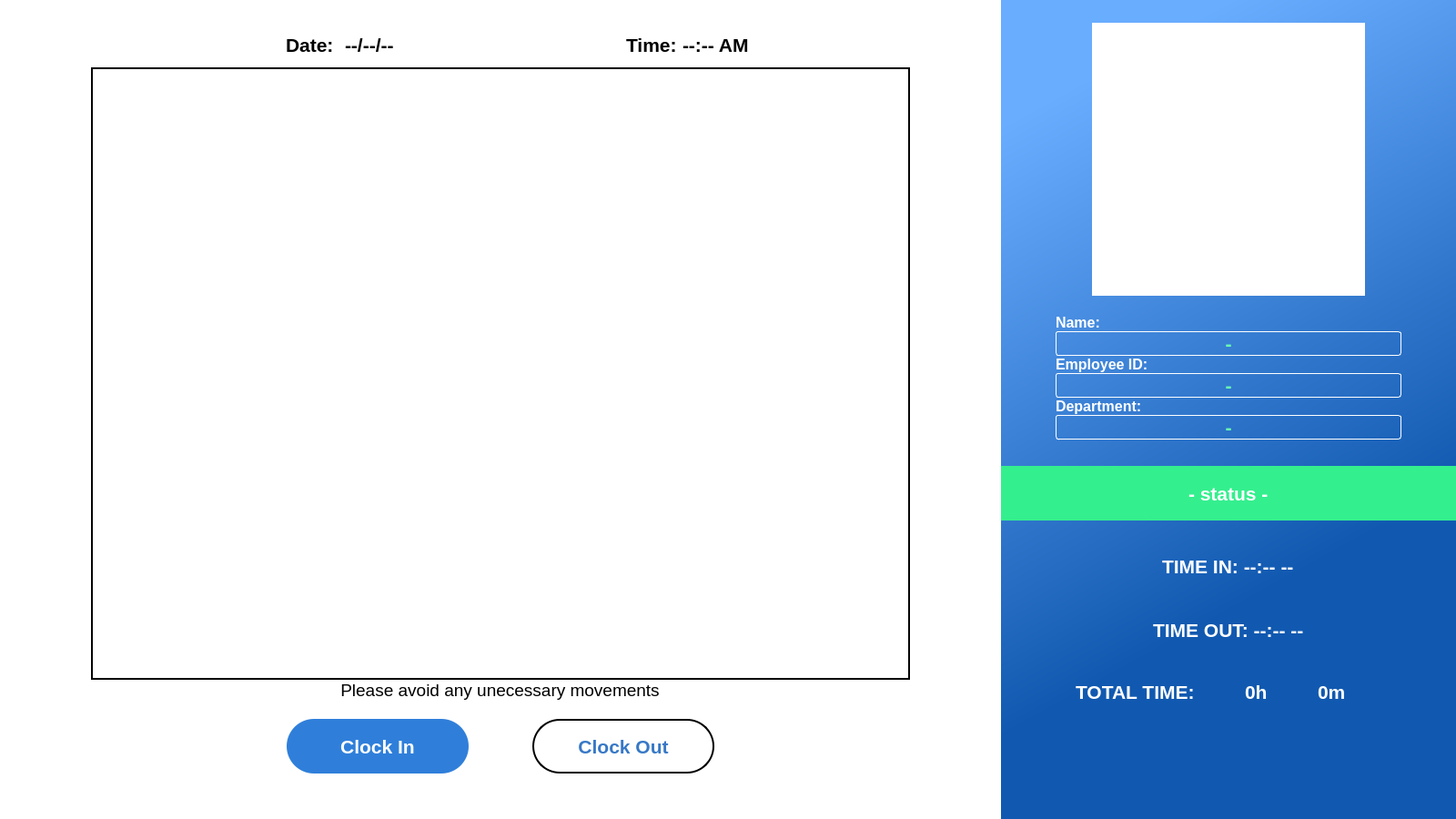
<?xml version="1.0" encoding="UTF-8"?>
<ui version="4.0">
 <class>MainWindow</class>
 <widget class="QMainWindow" name="MainWindow">
  <property name="geometry">
   <rect>
    <x>0</x>
    <y>0</y>
    <width>1600</width>
    <height>900</height>
   </rect>
  </property>
  <property name="windowTitle">
   <string>Employee Window</string>
  </property>
  <property name="windowIcon">
   <iconset>
    <normaloff>icons/logo.png</normaloff>icons/logo.png</iconset>
  </property>
  <widget class="QWidget" name="centralwidget">
   <property name="styleSheet">
    <string notr="true">#centralwidget {
	background-color: white;
}

#rightWidget {
	background-color: qlineargradient(spread:pad, x1:0.799, y1:0.971591, x2:0.5, y2:0, stop:0.298507 rgba(17, 89, 176, 255), stop:1 rgba(105, 173, 255, 255));
}</string>
   </property>
   <layout class="QHBoxLayout" name="horizontalLayout">
    <property name="spacing">
     <number>0</number>
    </property>
    <property name="leftMargin">
     <number>0</number>
    </property>
    <property name="topMargin">
     <number>0</number>
    </property>
    <property name="rightMargin">
     <number>0</number>
    </property>
    <property name="bottomMargin">
     <number>0</number>
    </property>
    <item alignment="Qt::AlignHCenter">
     <widget class="QWidget" name="leftWidget" native="true">
      <property name="minimumSize">
       <size>
        <width>0</width>
        <height>0</height>
       </size>
      </property>
      <layout class="QVBoxLayout" name="verticalLayout_6">
       <property name="spacing">
        <number>0</number>
       </property>
       <property name="leftMargin">
        <number>0</number>
       </property>
       <property name="topMargin">
        <number>11</number>
       </property>
       <property name="rightMargin">
        <number>0</number>
       </property>
       <property name="bottomMargin">
        <number>50</number>
       </property>
       <item>
        <widget class="QWidget" name="widget_5" native="true">
         <property name="sizePolicy">
          <sizepolicy hsizetype="Preferred" vsizetype="Minimum">
           <horstretch>0</horstretch>
           <verstretch>0</verstretch>
          </sizepolicy>
         </property>
         <property name="minimumSize">
          <size>
           <width>150</width>
           <height>0</height>
          </size>
         </property>
         <layout class="QVBoxLayout" name="verticalLayout_7">
          <property name="leftMargin">
           <number>0</number>
          </property>
          <property name="topMargin">
           <number>0</number>
          </property>
          <property name="rightMargin">
           <number>0</number>
          </property>
          <property name="bottomMargin">
           <number>0</number>
          </property>
          <item alignment="Qt::AlignHCenter">
           <widget class="QLabel" name="label_2">
            <property name="sizePolicy">
             <sizepolicy hsizetype="Preferred" vsizetype="Preferred">
              <horstretch>0</horstretch>
              <verstretch>0</verstretch>
             </sizepolicy>
            </property>
            <property name="minimumSize">
             <size>
              <width>0</width>
              <height>0</height>
             </size>
            </property>
            <property name="text">
             <string/>
            </property>
            <property name="pixmap">
             <pixmap>icons/recognitionRangers.png</pixmap>
            </property>
            <property name="alignment">
             <set>Qt::AlignCenter</set>
            </property>
           </widget>
          </item>
         </layout>
        </widget>
       </item>
       <item alignment="Qt::AlignHCenter|Qt::AlignBottom">
        <widget class="QWidget" name="widget_6" native="true">
         <property name="sizePolicy">
          <sizepolicy hsizetype="MinimumExpanding" vsizetype="MinimumExpanding">
           <horstretch>0</horstretch>
           <verstretch>0</verstretch>
          </sizepolicy>
         </property>
         <property name="maximumSize">
          <size>
           <width>16777215</width>
           <height>80</height>
          </size>
         </property>
         <layout class="QHBoxLayout" name="horizontalLayout_3">
          <property name="spacing">
           <number>200</number>
          </property>
          <property name="leftMargin">
           <number>0</number>
          </property>
          <property name="topMargin">
           <number>0</number>
          </property>
          <property name="rightMargin">
           <number>0</number>
          </property>
          <property name="bottomMargin">
           <number>0</number>
          </property>
          <item alignment="Qt::AlignLeft|Qt::AlignBottom">
           <widget class="QWidget" name="widget_10" native="true">
            <layout class="QHBoxLayout" name="horizontalLayout_4">
             <item>
              <widget class="QLabel" name="dateIcon">
               <property name="minimumSize">
                <size>
                 <width>31</width>
                 <height>31</height>
                </size>
               </property>
               <property name="maximumSize">
                <size>
                 <width>31</width>
                 <height>31</height>
                </size>
               </property>
               <property name="font">
                <font>
                 <pointsize>10</pointsize>
                </font>
               </property>
               <property name="text">
                <string/>
               </property>
               <property name="pixmap">
                <pixmap>icons/calendar.png</pixmap>
               </property>
               <property name="scaledContents">
                <bool>true</bool>
               </property>
              </widget>
             </item>
             <item>
              <widget class="QLabel" name="Date">
               <property name="font">
                <font>
                 <family>Segoe UI</family>
                 <pointsize>16</pointsize>
                 <weight>75</weight>
                 <bold>true</bold>
                </font>
               </property>
               <property name="text">
                <string>Date: </string>
               </property>
              </widget>
             </item>
             <item>
              <widget class="QLabel" name="Date_Label">
               <property name="font">
                <font>
                 <family>Segoe UI</family>
                 <pointsize>16</pointsize>
                 <weight>75</weight>
                 <bold>true</bold>
                </font>
               </property>
               <property name="text">
                <string>--/--/--</string>
               </property>
              </widget>
             </item>
            </layout>
           </widget>
          </item>
          <item alignment="Qt::AlignRight|Qt::AlignBottom">
           <widget class="QWidget" name="widget_11" native="true">
            <layout class="QHBoxLayout" name="horizontalLayout_5">
             <item>
              <widget class="QLabel" name="clockIcon">
               <property name="minimumSize">
                <size>
                 <width>31</width>
                 <height>31</height>
                </size>
               </property>
               <property name="maximumSize">
                <size>
                 <width>31</width>
                 <height>31</height>
                </size>
               </property>
               <property name="text">
                <string/>
               </property>
               <property name="pixmap">
                <pixmap>icons/clock.png</pixmap>
               </property>
               <property name="scaledContents">
                <bool>true</bool>
               </property>
              </widget>
             </item>
             <item>
              <widget class="QLabel" name="Time">
               <property name="font">
                <font>
                 <family>Segoe UI</family>
                 <pointsize>16</pointsize>
                 <weight>75</weight>
                 <bold>true</bold>
                </font>
               </property>
               <property name="text">
                <string>Time:</string>
               </property>
              </widget>
             </item>
             <item>
              <widget class="QLabel" name="Time_Label">
               <property name="font">
                <font>
                 <family>Segoe UI</family>
                 <pointsize>16</pointsize>
                 <weight>75</weight>
                 <bold>true</bold>
                </font>
               </property>
               <property name="text">
                <string>--:-- AM</string>
               </property>
              </widget>
             </item>
            </layout>
           </widget>
          </item>
         </layout>
        </widget>
       </item>
       <item alignment="Qt::AlignHCenter">
        <widget class="QWidget" name="widget_7" native="true">
         <property name="sizePolicy">
          <sizepolicy hsizetype="Expanding" vsizetype="Expanding">
           <horstretch>0</horstretch>
           <verstretch>0</verstretch>
          </sizepolicy>
         </property>
         <property name="minimumSize">
          <size>
           <width>0</width>
           <height>0</height>
          </size>
         </property>
         <property name="maximumSize">
          <size>
           <width>16777215</width>
           <height>16777215</height>
          </size>
         </property>
         <property name="styleSheet">
          <string notr="true"/>
         </property>
         <layout class="QVBoxLayout" name="verticalLayout_8">
          <property name="spacing">
           <number>0</number>
          </property>
          <property name="leftMargin">
           <number>0</number>
          </property>
          <property name="topMargin">
           <number>0</number>
          </property>
          <property name="rightMargin">
           <number>0</number>
          </property>
          <property name="bottomMargin">
           <number>0</number>
          </property>
          <item alignment="Qt::AlignHCenter">
           <widget class="QLabel" name="imgLabel">
            <property name="sizePolicy">
             <sizepolicy hsizetype="Minimum" vsizetype="Minimum">
              <horstretch>0</horstretch>
              <verstretch>0</verstretch>
             </sizepolicy>
            </property>
            <property name="minimumSize">
             <size>
              <width>900</width>
              <height>500</height>
             </size>
            </property>
            <property name="maximumSize">
             <size>
              <width>16777215</width>
              <height>16777215</height>
             </size>
            </property>
            <property name="styleSheet">
             <string notr="true">background-color: white;
border: 2px solid black;
</string>
            </property>
            <property name="text">
             <string/>
            </property>
            <property name="scaledContents">
             <bool>true</bool>
            </property>
           </widget>
          </item>
         </layout>
        </widget>
       </item>
       <item alignment="Qt::AlignHCenter|Qt::AlignTop">
        <widget class="QWidget" name="widget_8" native="true">
         <property name="maximumSize">
          <size>
           <width>16777215</width>
           <height>50</height>
          </size>
         </property>
         <layout class="QVBoxLayout" name="verticalLayout_9">
          <property name="leftMargin">
           <number>0</number>
          </property>
          <property name="topMargin">
           <number>0</number>
          </property>
          <property name="rightMargin">
           <number>0</number>
          </property>
          <property name="bottomMargin">
           <number>20</number>
          </property>
          <item alignment="Qt::AlignHCenter">
           <widget class="QLabel" name="label_3">
            <property name="font">
             <font>
              <family>Segoe UI</family>
              <pointsize>14</pointsize>
             </font>
            </property>
            <property name="text">
             <string>Please avoid any unecessary movements</string>
            </property>
            <property name="alignment">
             <set>Qt::AlignCenter</set>
            </property>
           </widget>
          </item>
         </layout>
        </widget>
       </item>
       <item alignment="Qt::AlignHCenter|Qt::AlignVCenter">
        <widget class="QWidget" name="widget_9" native="true">
         <property name="sizePolicy">
          <sizepolicy hsizetype="Preferred" vsizetype="Expanding">
           <horstretch>0</horstretch>
           <verstretch>0</verstretch>
          </sizepolicy>
         </property>
         <property name="minimumSize">
          <size>
           <width>0</width>
           <height>60</height>
          </size>
         </property>
         <property name="styleSheet">
          <string notr="true">
#ClockInButton, #BreakInButton {
	background-color: rgb(47, 127, 218);
	color: white; 	
	border-radius: 30px;
}

#ClockInButton:hover, #BreakInButton:hover {
	background-color: qlineargradient(spread:pad, x1:0.5, y1:1, x2:0.5, y2:0, stop:0 rgba(0, 83, 178, 255), stop:0.567164 rgba(56, 144, 244, 255));
}

#ClockOutButton, #BreakOutButton {
	background-color: white;
	color: #3778C6; 
	border: 2px solid black;
	border-radius: 30px;
}


#ClockOutButton:hover, #BreakOutButton:hover {
	background-color: qlineargradient(spread:pad, x1:0.5, y1:1, x2:0.5, y2:0, stop:0.174129 rgba(202, 202, 202, 255), stop:0.517413 rgba(255, 255, 255, 255));
}</string>
         </property>
         <layout class="QHBoxLayout" name="horizontalLayout_6">
          <property name="spacing">
           <number>70</number>
          </property>
          <property name="leftMargin">
           <number>0</number>
          </property>
          <property name="topMargin">
           <number>0</number>
          </property>
          <property name="rightMargin">
           <number>0</number>
          </property>
          <property name="bottomMargin">
           <number>0</number>
          </property>
          <item>
           <widget class="QPushButton" name="ClockInButton">
            <property name="minimumSize">
             <size>
              <width>200</width>
              <height>0</height>
             </size>
            </property>
            <property name="maximumSize">
             <size>
              <width>200</width>
              <height>60</height>
             </size>
            </property>
            <property name="font">
             <font>
              <family>Segoe UI</family>
              <pointsize>16</pointsize>
              <weight>75</weight>
              <bold>true</bold>
             </font>
            </property>
            <property name="autoFillBackground">
             <bool>false</bool>
            </property>
            <property name="styleSheet">
             <string notr="true"/>
            </property>
            <property name="text">
             <string>Clock In</string>
            </property>
            <property name="icon">
             <iconset resource="resource.qrc">
              <normaloff>:/icons/icons/log-in.png</normaloff>:/icons/icons/log-in.png</iconset>
            </property>
            <property name="iconSize">
             <size>
              <width>30</width>
              <height>30</height>
             </size>
            </property>
            <property name="checkable">
             <bool>true</bool>
            </property>
            <property name="default">
             <bool>false</bool>
            </property>
            <property name="flat">
             <bool>false</bool>
            </property>
           </widget>
          </item>
          <item>
           <widget class="QPushButton" name="ClockOutButton">
            <property name="minimumSize">
             <size>
              <width>200</width>
              <height>0</height>
             </size>
            </property>
            <property name="maximumSize">
             <size>
              <width>200</width>
              <height>60</height>
             </size>
            </property>
            <property name="font">
             <font>
              <family>Segoe UI</family>
              <pointsize>16</pointsize>
              <weight>75</weight>
              <bold>true</bold>
             </font>
            </property>
            <property name="autoFillBackground">
             <bool>false</bool>
            </property>
            <property name="styleSheet">
             <string notr="true"/>
            </property>
            <property name="text">
             <string>Clock Out</string>
            </property>
            <property name="icon">
             <iconset resource="resource.qrc">
              <normaloff>:/icons/icons/log-out.png</normaloff>:/icons/icons/log-out.png</iconset>
            </property>
            <property name="checkable">
             <bool>true</bool>
            </property>
            <property name="default">
             <bool>false</bool>
            </property>
           </widget>
          </item>
         </layout>
        </widget>
       </item>
      </layout>
     </widget>
    </item>
    <item>
     <widget class="QWidget" name="rightWidget" native="true">
      <property name="minimumSize">
       <size>
        <width>500</width>
        <height>0</height>
       </size>
      </property>
      <property name="maximumSize">
       <size>
        <width>500</width>
        <height>16777215</height>
       </size>
      </property>
      <property name="styleSheet">
       <string notr="true">#statusWidget {
	background-color: rgb(52, 239, 142);
	color: white;
}

#StatusLabel {
	color: white;
}

#picLabel {
	background-color: white;
}</string>
      </property>
      <layout class="QVBoxLayout" name="verticalLayout">
       <property name="spacing">
        <number>0</number>
       </property>
       <property name="leftMargin">
        <number>0</number>
       </property>
       <property name="topMargin">
        <number>0</number>
       </property>
       <property name="rightMargin">
        <number>0</number>
       </property>
       <property name="bottomMargin">
        <number>0</number>
       </property>
       <item>
        <widget class="QWidget" name="widget" native="true">
         <property name="sizePolicy">
          <sizepolicy hsizetype="Preferred" vsizetype="Maximum">
           <horstretch>0</horstretch>
           <verstretch>0</verstretch>
          </sizepolicy>
         </property>
         <property name="minimumSize">
          <size>
           <width>0</width>
           <height>400</height>
          </size>
         </property>
         <property name="sizeIncrement">
          <size>
           <width>0</width>
           <height>0</height>
          </size>
         </property>
         <property name="styleSheet">
          <string notr="true">#Name, #Id, #Department {
	color: white;
}

#Name {
	margin-top: 20px;
}

#NameLabel, #Emp_ID, #Dep_Name {
	color: rgb(108, 255, 177);
	border: 1px solid white;
	border-radius: 3px;
}

#Dep_Name {
	margin-bottom: 20px;
}</string>
         </property>
         <layout class="QVBoxLayout" name="verticalLayout_3">
          <property name="spacing">
           <number>0</number>
          </property>
          <property name="leftMargin">
           <number>60</number>
          </property>
          <property name="topMargin">
           <number>25</number>
          </property>
          <property name="rightMargin">
           <number>60</number>
          </property>
          <item alignment="Qt::AlignHCenter">
           <widget class="QLabel" name="picLabel">
            <property name="minimumSize">
             <size>
              <width>300</width>
              <height>300</height>
             </size>
            </property>
            <property name="maximumSize">
             <size>
              <width>300</width>
              <height>300</height>
             </size>
            </property>
            <property name="sizeIncrement">
             <size>
              <width>0</width>
              <height>0</height>
             </size>
            </property>
            <property name="baseSize">
             <size>
              <width>0</width>
              <height>0</height>
             </size>
            </property>
            <property name="autoFillBackground">
             <bool>false</bool>
            </property>
            <property name="text">
             <string/>
            </property>
            <property name="pixmap">
             <pixmap>icons/profile.png</pixmap>
            </property>
            <property name="scaledContents">
             <bool>true</bool>
            </property>
           </widget>
          </item>
          <item alignment="Qt::AlignLeft">
           <widget class="QLabel" name="Name">
            <property name="font">
             <font>
              <family>Segoe UI</family>
              <pointsize>12</pointsize>
              <weight>75</weight>
              <bold>true</bold>
             </font>
            </property>
            <property name="text">
             <string>Name:</string>
            </property>
            <property name="indent">
             <number>0</number>
            </property>
           </widget>
          </item>
          <item>
           <widget class="QLabel" name="NameLabel">
            <property name="minimumSize">
             <size>
              <width>0</width>
              <height>0</height>
             </size>
            </property>
            <property name="font">
             <font>
              <family>Segoe UI</family>
              <pointsize>16</pointsize>
              <weight>75</weight>
              <bold>true</bold>
             </font>
            </property>
            <property name="text">
             <string>-</string>
            </property>
            <property name="alignment">
             <set>Qt::AlignCenter</set>
            </property>
           </widget>
          </item>
          <item alignment="Qt::AlignLeft">
           <widget class="QLabel" name="Id">
            <property name="font">
             <font>
              <family>Segoe UI</family>
              <pointsize>12</pointsize>
              <weight>75</weight>
              <bold>true</bold>
             </font>
            </property>
            <property name="text">
             <string>Employee ID:</string>
            </property>
            <property name="indent">
             <number>0</number>
            </property>
           </widget>
          </item>
          <item>
           <widget class="QLabel" name="Emp_ID">
            <property name="minimumSize">
             <size>
              <width>0</width>
              <height>0</height>
             </size>
            </property>
            <property name="font">
             <font>
              <family>Segoe UI</family>
              <pointsize>16</pointsize>
              <weight>75</weight>
              <bold>true</bold>
             </font>
            </property>
            <property name="text">
             <string>-</string>
            </property>
            <property name="alignment">
             <set>Qt::AlignCenter</set>
            </property>
           </widget>
          </item>
          <item alignment="Qt::AlignLeft">
           <widget class="QLabel" name="Department">
            <property name="font">
             <font>
              <family>Segoe UI</family>
              <pointsize>12</pointsize>
              <weight>75</weight>
              <bold>true</bold>
             </font>
            </property>
            <property name="text">
             <string>Department:</string>
            </property>
            <property name="indent">
             <number>0</number>
            </property>
           </widget>
          </item>
          <item>
           <widget class="QLabel" name="Dep_Name">
            <property name="minimumSize">
             <size>
              <width>0</width>
              <height>0</height>
             </size>
            </property>
            <property name="font">
             <font>
              <family>Segoe UI</family>
              <pointsize>16</pointsize>
              <weight>75</weight>
              <bold>true</bold>
             </font>
            </property>
            <property name="text">
             <string>-</string>
            </property>
            <property name="alignment">
             <set>Qt::AlignCenter</set>
            </property>
           </widget>
          </item>
         </layout>
        </widget>
       </item>
       <item>
        <widget class="QWidget" name="statusWidget" native="true">
         <property name="minimumSize">
          <size>
           <width>0</width>
           <height>60</height>
          </size>
         </property>
         <property name="maximumSize">
          <size>
           <width>16777215</width>
           <height>60</height>
          </size>
         </property>
         <layout class="QVBoxLayout" name="verticalLayout_2">
          <item alignment="Qt::AlignHCenter">
           <widget class="QLabel" name="StatusLabel">
            <property name="font">
             <font>
              <family>Segoe UI</family>
              <pointsize>16</pointsize>
              <weight>75</weight>
              <bold>true</bold>
             </font>
            </property>
            <property name="text">
             <string>- status -</string>
            </property>
           </widget>
          </item>
         </layout>
        </widget>
       </item>
       <item>
        <widget class="QWidget" name="widget_3" native="true">
         <property name="sizePolicy">
          <sizepolicy hsizetype="Preferred" vsizetype="Preferred">
           <horstretch>0</horstretch>
           <verstretch>0</verstretch>
          </sizepolicy>
         </property>
         <property name="minimumSize">
          <size>
           <width>0</width>
           <height>0</height>
          </size>
         </property>
         <property name="styleSheet">
          <string notr="true">* {
	color: white;
}</string>
         </property>
         <layout class="QVBoxLayout" name="verticalLayout_4">
          <item>
           <widget class="QWidget" name="widget_2" native="true">
            <property name="minimumSize">
             <size>
              <width>0</width>
              <height>70</height>
             </size>
            </property>
            <layout class="QVBoxLayout" name="verticalLayout_5">
             <item alignment="Qt::AlignHCenter">
              <widget class="QLabel" name="TimeInLabel">
               <property name="font">
                <font>
                 <family>Segoe UI</family>
                 <pointsize>16</pointsize>
                 <weight>75</weight>
                 <bold>true</bold>
                </font>
               </property>
               <property name="text">
                <string>TIME IN: --:-- --</string>
               </property>
              </widget>
             </item>
             <item alignment="Qt::AlignHCenter">
              <widget class="QLabel" name="TimeOutLabel">
               <property name="font">
                <font>
                 <family>Segoe UI</family>
                 <pointsize>16</pointsize>
                 <weight>75</weight>
                 <bold>true</bold>
                </font>
               </property>
               <property name="text">
                <string>TIME OUT: --:-- --</string>
               </property>
              </widget>
             </item>
            </layout>
           </widget>
          </item>
          <item alignment="Qt::AlignTop">
           <widget class="QWidget" name="widget_4" native="true">
            <layout class="QHBoxLayout" name="horizontalLayout_2">
             <property name="spacing">
              <number>0</number>
             </property>
             <property name="leftMargin">
              <number>70</number>
             </property>
             <item alignment="Qt::AlignRight">
              <widget class="QLabel" name="label">
               <property name="font">
                <font>
                 <family>Segoe UI</family>
                 <pointsize>16</pointsize>
                 <weight>75</weight>
                 <bold>true</bold>
                </font>
               </property>
               <property name="text">
                <string>TOTAL TIME:</string>
               </property>
              </widget>
             </item>
             <item alignment="Qt::AlignHCenter">
              <widget class="QLabel" name="HoursLabel">
               <property name="font">
                <font>
                 <family>Segoe UI</family>
                 <pointsize>16</pointsize>
                 <weight>75</weight>
                 <bold>true</bold>
                </font>
               </property>
               <property name="text">
                <string>0h</string>
               </property>
              </widget>
             </item>
             <item alignment="Qt::AlignLeft">
              <widget class="QLabel" name="MinLabel">
               <property name="font">
                <font>
                 <family>Segoe UI</family>
                 <pointsize>16</pointsize>
                 <weight>75</weight>
                 <bold>true</bold>
                </font>
               </property>
               <property name="text">
                <string>0m</string>
               </property>
              </widget>
             </item>
            </layout>
           </widget>
          </item>
         </layout>
        </widget>
       </item>
      </layout>
     </widget>
    </item>
   </layout>
  </widget>
 </widget>
 <resources>
  <include location="resource.qrc"/>
 </resources>
 <connections/>
</ui>
